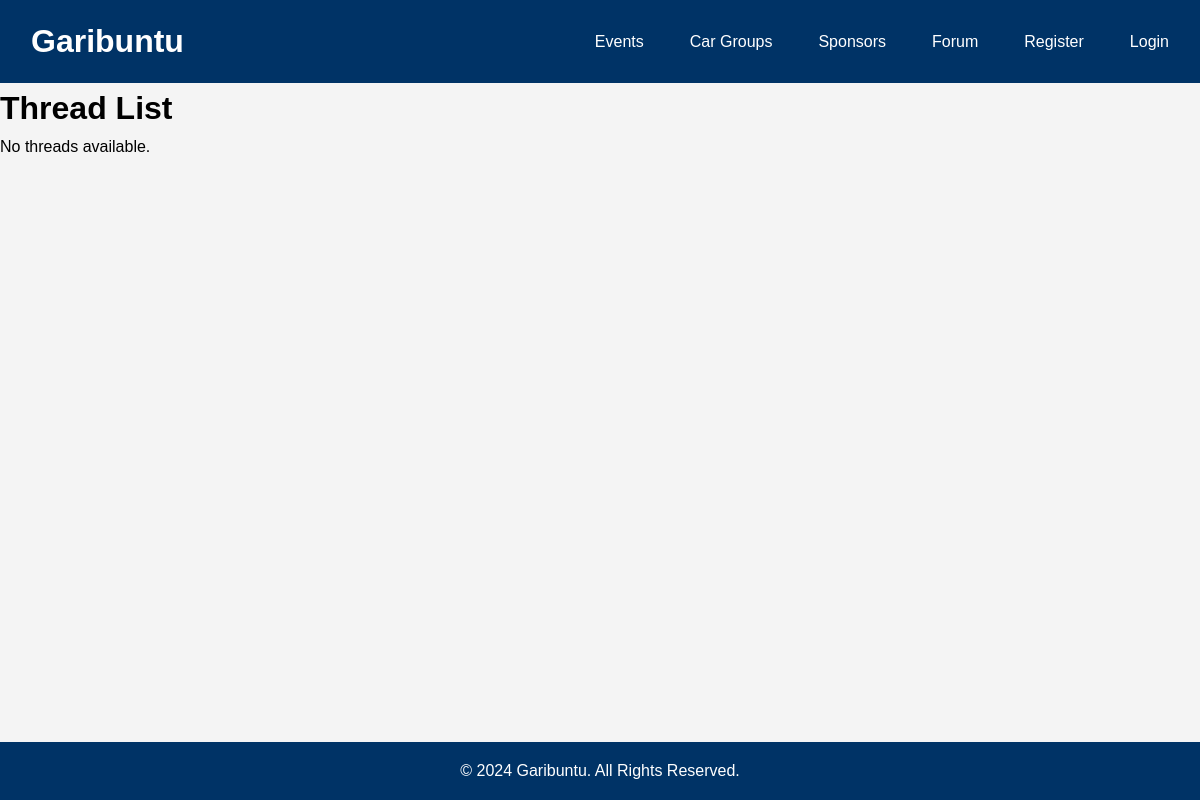
The page /forum/ on the database as committed earlier.
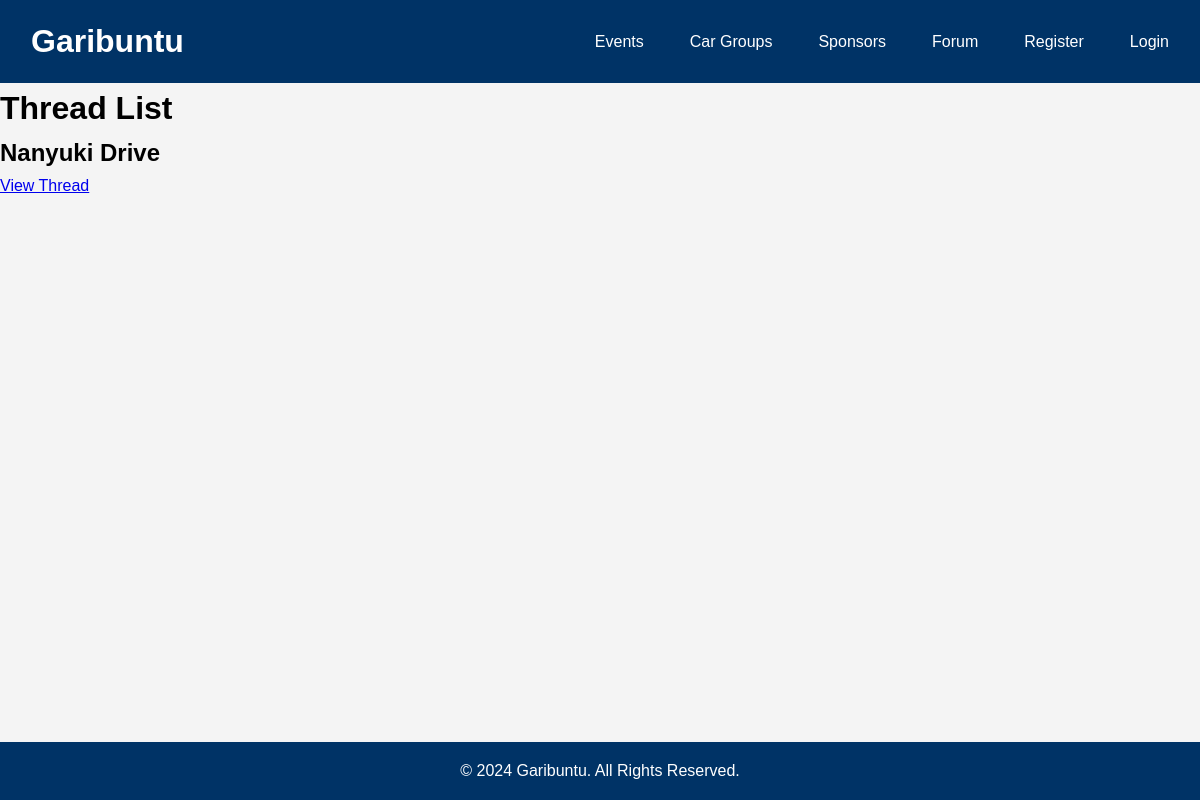
The same page on the database as committed later.
### forum/models.py (models this page shows, shortened)
class ForumThread(models.Model):
    title = models.CharField(max_length=255)
    description = models.TextField(blank=True, null=True)
    created_by = models.ForeignKey(settings.AUTH_USER_MODEL, on_delete=models.CASCADE, related_name='threads')
    created_at = models.DateTimeField(auto_now_add=True)
    is_locked = models.BooleanField(default=False)  # New field to lock threads
    is_deleted = models.BooleanField(default=False)  # Soft delete for threads
    class Meta:
        permissions = [
            ('can_lock_thread', 'Can lock threads'),
            ('can_delete_thread', 'Can delete threads'),
            ('can_create_thread', 'Can create threads'),
        ]

### forum/views.py (the view)
# urls.py: path('', views.thread_list, name='thread_list'),
def thread_list(request):
    threads = ForumThread.objects.all()
    return render(request, 'thread_list.html', {'threads': threads})

### forum/templates/thread_list.html (shortened to what this page needs)
{% extends "base.html" %}
{% block content %}
<h1>Thread List</h1>
{% for thread in threads %}
  {% if not thread.is_deleted %}
    <div class="thread">
      <h2>{{ thread.title }}</h2>
      <a href="{% url 'forum:thread_detail' thread.id %}">View Thread</a>
    </div>
  {% else %}
    <div class="thread-deleted">
      <p>This thread has been deleted and is no longer available.</p>
    </div>
  {% endif %}
{% empty %}
  <p>No threads available.</p>
{% endfor %}
{% endblock %}

Rows that differ between the two databases and show on the page:
added ForumThread: title "Nanyuki Drive"
Other text that changed with them:
text no longer shown: "No threads available."
